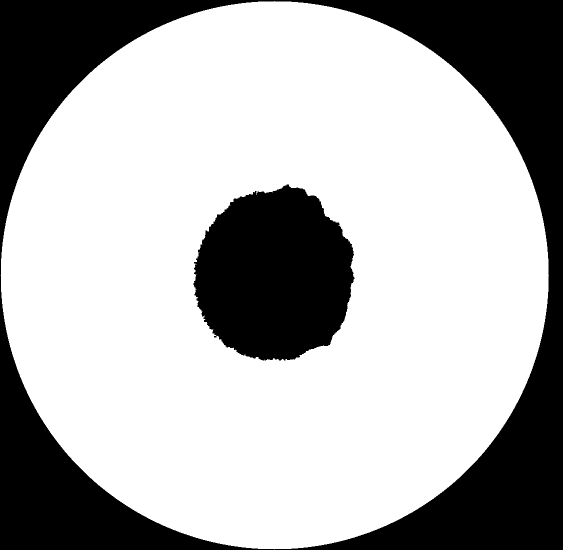
#> input picture image_of_hole/cleaned_circle_with_hole.png, 1125 x 1100 px (shown at 1/2 size)
$ python simulate_X_Y_rod_sim_only.py
#> lines starting #> are read from the running program, lines starting #| are printed output that depends on the picture; after the words box and inside, x2 and y2 are one past the last pixel; in counts of white or black regions, pixels touching at a corner belong together
from __future__ import annotations

import math
from dataclasses import dataclass
from pathlib import Path

import matplotlib.pyplot as plt
import numpy as np
from matplotlib.lines import Line2D
from matplotlib.widgets import Button, CheckButtons, Slider, TextBox
from scipy import ndimage as ndi


@dataclass
class CurveResult:
    phi_deg: np.ndarray
    x: np.ndarray
    y: np.ndarray


class RodDipoleSimulator:
    """
    Simulation-only rod dipole model with optional pupil-hole masks:
    - circular inner cutout
    - measured jagged hole profile loaded from PNG
    """

    def __init__(self) -> None:
        self.alpha_deg = 25.0
        self.beta_deg = 35.0
        self.gamma_deg = 25.0
        self.phi_deg = 0.0

        self.na = 1.30
        self.n_medium = 1.333

        self.show_no_hole = True
        self.show_circular_cutout = False
        self.show_profile_cutout = False
        self.circular_cutout_fraction = 0.3017895562712728

        self.phi_samples = 361
        self.ray_theta_samples = 28
        self.ray_psi_samples = 96

        self.forward_base: CurveResult | None = None
        self.forward_circular: CurveResult | None = None
        self.forward_profile: CurveResult | None = None

        self.play_sim = False
        self.play_speed_deg = 2.0

        self.fig = None
        self.ax3d = None
        self.ax_xy = None
        self.ax_phi = None
        self.status_text = None

        self.s_alpha = None
        self.s_beta = None
        self.s_gamma = None
        self.s_phi = None
        self.s_na = None

        self.tb_cutout = None
        self.chk_hole_modes = None
        self.btn_play_sim = None
        self.btn_recompute = None
        self.timer = None

        self.hole_png_path = (Path(__file__).resolve().parent / "image_of_hole" / "cleaned_circle_with_hole.png")
        self.hole_outer_na_ref = 1.3
        self.hole_fit_pad_left_px = 160
        self.hole_fit_pad_bottom_px = 160
        self.hole_profile_mask: np.ndarray | None = None
        self.hole_mean_radius: float | None = None
        self.hole_radius_fraction_fit: float | None = None
        self.hole_load_message = ""
        self._load_hole_profile()
        if self.hole_radius_fraction_fit is not None:
            self.circular_cutout_fraction = float(self.hole_radius_fraction_fit)
        elif self.hole_mean_radius is not None:
            self.circular_cutout_fraction = float(self.hole_mean_radius)

    def _circular_inner_na(self) -> float:
        return self._inner_na_from_fraction(self.circular_cutout_fraction)

    # [4 lines left out: function _fraction_from_inner_na, not called in this run]

    @staticmethod
    def _unit(v: np.ndarray) -> np.ndarray:
        n = float(np.linalg.norm(v))
        if n <= 0.0:
            return np.array([0.0, 0.0, 1.0], dtype=np.float64)
        return v / n

    @staticmethod
    def _rotation_axis(alpha_deg: float, beta_deg: float) -> np.ndarray:
        a = math.radians(float(alpha_deg))
        b = math.radians(float(beta_deg))
        return np.array([math.sin(a) * math.cos(b), math.sin(a) * math.sin(b), math.cos(a)], dtype=np.float64)

    def _cone_basis(self, k: np.ndarray) -> tuple[np.ndarray, np.ndarray]:
        z = np.array([0.0, 0.0, 1.0], dtype=np.float64)
        ref = z if abs(float(np.dot(k, z))) < 0.95 else np.array([1.0, 0.0, 0.0], dtype=np.float64)
        e1 = self._unit(np.cross(k, ref))
        e2 = self._unit(np.cross(k, e1))
        return e1, e2

    def _rod_directions(self, alpha_deg: float, beta_deg: float, gamma_deg: float, phi_rad: np.ndarray) -> np.ndarray:
        k = self._rotation_axis(alpha_deg, beta_deg)
        e1, e2 = self._cone_basis(k)
        g = math.radians(float(gamma_deg))
        cg, sg = math.cos(g), math.sin(g)
        c = np.cos(phi_rad)[:, None]
        s = np.sin(phi_rad)[:, None]
        dirs = (cg * k[None, :]) + (sg * (c * e1[None, :] + s * e2[None, :]))
        norms = np.linalg.norm(dirs, axis=1, keepdims=True)
        norms = np.where(norms <= 0.0, 1.0, norms)
        return dirs / norms

    def _load_hole_profile(self) -> None:
        if not self.hole_png_path.exists():
            self.hole_profile_mask = None
            self.hole_mean_radius = None
            self.hole_load_message = f"Hole PNG not found: {self.hole_png_path.name}"
            return

        try:
            img = plt.imread(self.hole_png_path)
#> img: shape (1100, 1125) float32; values 0 (black) and 1 (white), 69.2% white; 2 black regions, box (x1, y1, x2, y2) and area: (0, 0, 1125, 1100) 294151, (387, 369, 709, 721) 86399
            g = np.asarray(img, dtype=np.float64)
            if g.ndim == 3:
                if g.shape[2] >= 3:
                    g = 0.2126 * g[..., 0] + 0.7152 * g[..., 1] + 0.0722 * g[..., 2]
                else:
                    g = g[..., 0]
            if g.ndim != 2:
                raise RuntimeError("Expected a 2D image.")

            g = g - float(np.nanmin(g))
            maxg = float(np.nanmax(g))
#> maxg = 1
            if maxg <= 0.0 or (not np.isfinite(maxg)):
                raise RuntimeError("Degenerate image (constant intensity).")
            g = g / maxg

            h, w = g.shape
            yy, xx = np.mgrid[0:h, 0:w]
            cx = 0.5 * (w - 1)
            cy = 0.5 * (h - 1)
            r_norm = np.sqrt((xx - cx) ** 2 + (yy - cy) ** 2) / max(1e-9, 0.5 * min(h, w))

            center_band = g[r_norm <= 0.15]
            edge_band = g[(r_norm >= 0.70) & (r_norm <= 1.00)]
            if center_band.size == 0 or edge_band.size == 0:
                raise RuntimeError("Could not estimate central/edge intensity bands.")
            cmean = float(np.mean(center_band))
#> cmean = 0
            emean = float(np.mean(edge_band))
#> emean = 0.963
            t = 0.5 * (cmean + emean)
#> t = 0.481

            center_is_darker = bool(cmean < emean)
#> center_is_darker = True
            blocked = (g <= t) if center_is_darker else (g >= t)
            blocked = blocked & (r_norm <= 1.0)
#> blocked: shape (1100, 1125) bool; 8.4% white; 8 white regions (6 under 20 px), largest, box (x1, y1, x2, y2) and area: (387, 369, 709, 721) 86399, (485, 0, 1112, 1100) 17929
            if not np.any(blocked):
                raise RuntimeError("No blocked region detected in hole PNG.")

            lbl, n = ndi.label(blocked)
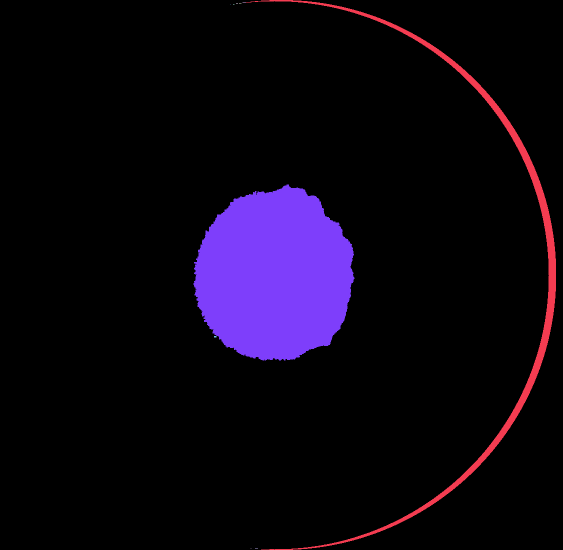
#> lbl: shape (1100, 1125) int32 (shown at 1/2 size); 11 distinct labels, from 0 to 10; one colour per label, 0 black
#> n = 10
            if n <= 0:
                raise RuntimeError("Failed to label blocked region in hole PNG.")

            best = None
            for i in range(1, n + 1):
                comp = lbl == i
                area = int(np.count_nonzero(comp))
                if area <= 8:
                    continue
                ys, xs = np.nonzero(comp)
                cdist = float(np.hypot(float(np.mean(xs)) - cx, float(np.mean(ys)) - cy))
                score = area / (1.0 + cdist)
                if (best is None) or (score > best[0]):
                    best = (score, comp)
#> this loop made 10 passes
#> (area, cdist, score) on passes 1, 7: (17922, 404.6, 44.19), (86384, 13.5, 5956.4)
#> pass 1, in _load_hole_profile, `comp = lbl == i`:
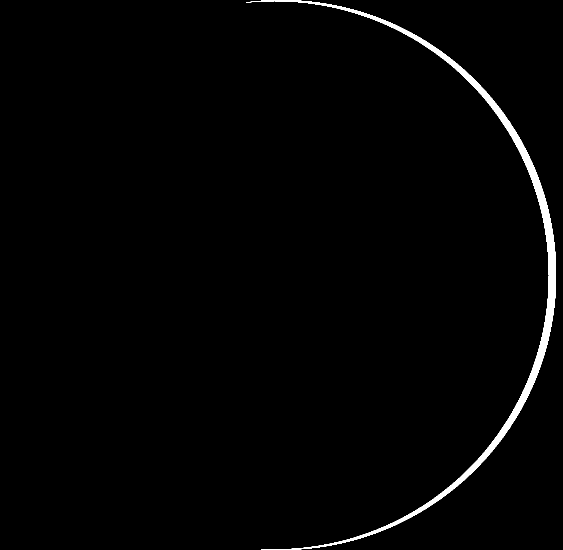
#> comp: shape (1100, 1125) bool (shown at 1/2 size); 1.4% white; 1 white region, box (x1, y1, x2, y2) and area: (492, 0, 1112, 1100) 17922
            if best is None:
                raise RuntimeError("No valid blocked component detected in hole PNG.")

            hole = best[1]
#> hole: shape (1100, 1125) bool; 7% white; 1 white region, box (x1, y1, x2, y2) and area: (387, 369, 709, 721) 86384
            self.hole_profile_mask = hole.astype(bool, copy=False)

            edge = hole & (~ndi.binary_erosion(hole, structure=np.ones((3, 3), dtype=bool)))
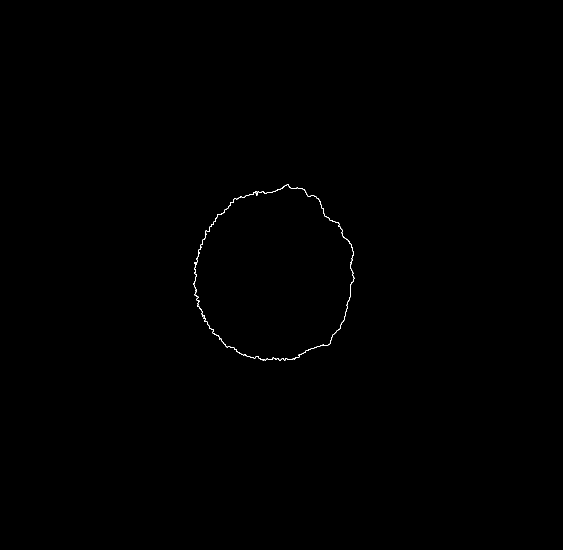
#> edge: shape (1100, 1125) bool (shown at 1/2 size); 0.13% white in thin lines or dots, all inside (x1, y1, x2, y2) = (387, 369, 709, 721)
            rr = r_norm[edge]
#> rr = 1584 values, max 0.329 at index 4, min 0.252 at index 751, mean 0.302
            rr = rr[np.isfinite(rr)]
            if rr.size == 0:
                rr = r_norm[hole]
                rr = rr[np.isfinite(rr)]
            if rr.size == 0:
                raise RuntimeError("Could not compute mean hole radius.")
            self.hole_mean_radius = float(np.clip(np.mean(rr), 0.0, 0.95))
#> self.hole_mean_radius = 0.302
            saved_dir, fit_frac = self._save_hole_mask_debug(g, blocked, hole, t=t, center_is_darker=center_is_darker)
            self.hole_radius_fraction_fit = float(fit_frac) if fit_frac is not None else None
            if self.hole_radius_fraction_fit is not None:
                self.circular_cutout_fraction = float(self.hole_radius_fraction_fit)
            inner_na_txt = (
                f"{self._inner_na_from_fraction(self.hole_radius_fraction_fit):.3f}"
                if self.hole_radius_fraction_fit is not None
                else "n/a"
            )
            self.hole_load_message = (
                f"Jagged hole PNG loaded ({w}x{h}), fitted inner NA={inner_na_txt}, "
                f"outer NA ref={self.hole_outer_na_ref:.2f}. "
                f"Masks saved to {saved_dir}"
            )
        except Exception as e:
            self.hole_profile_mask = None
            self.hole_mean_radius = None
            self.hole_radius_fraction_fit = None
            self.hole_load_message = f"Hole PNG load failed: {e}"

    def _fit_outer_circle_from_bright_points(
        self,
        g_norm: np.ndarray,
        t_cut: float,
        center_is_darker: bool,
        pad_left_px: int = 0,
        pad_bottom_px: int = 0,
    ) -> tuple[float, float, float, np.ndarray, np.ndarray, np.ndarray]:
        """
        Fit outer bright circle from annulus mask while excluding flat clipped segments:
        1) Build white mask from the SAME cutoff used for middle-hole detection
        2) Build outer-ring annulus mask
        3) Exclude mask pixels near original image borders (flat cutoff segments)
        4) Keep only outer-edge envelope points (farthest point per angle bin)
        5) Fit circle to those points (algebraic least squares)
        Returns:
          (cx, cy, radius, annulus_points[N,2], annulus_mask[H,W], fit_points[N,2])
        """
#> called with t_cut = 0.481, center_is_darker = True, pad_left_px = 160, pad_bottom_px = 160
        pad_left_px = max(0, int(pad_left_px))
        pad_bottom_px = max(0, int(pad_bottom_px))
        g_work = np.pad(
            g_norm,
            ((0, pad_bottom_px), (pad_left_px, 0)),
            mode="constant",
            constant_values=0.0,
        )
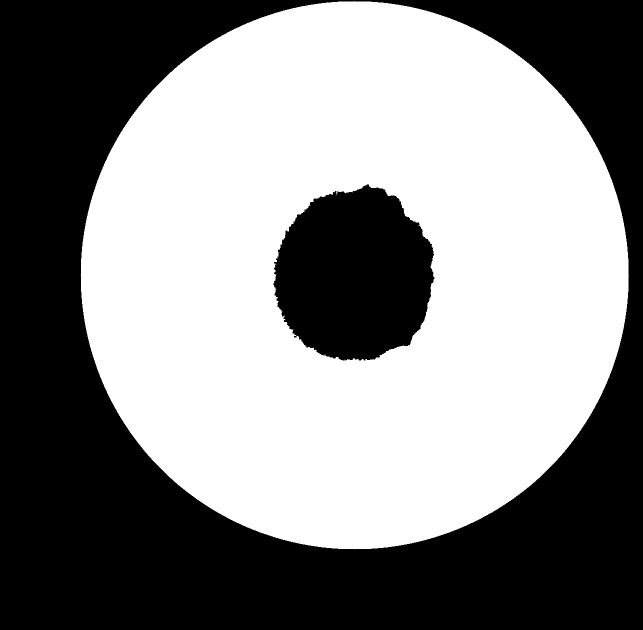
#> g_work: shape (1260, 1285) float64 (shown at 1/2 size); values 0 (black) and 1 (white), 52.9% white; 2 black regions, box (x1, y1, x2, y2) and area: (0, 0, 1285, 1260) 675751, (547, 369, 869, 721) 86399

        h, w = g_work.shape
        yy, xx = np.mgrid[0:h, 0:w]

        img = g_work.astype(np.float64, copy=False)

        cx0 = 0.5 * (w - 1)
        cy0 = 0.5 * (h - 1)
        r0 = np.sqrt((xx - cx0) ** 2 + (yy - cy0) ** 2)
        r_norm0 = r0 / max(1e-9, 0.5 * min(h, w))

        # White mask from the SAME threshold basis as middle-hole detection, but slightly harsher
        # to suppress outside-circle artifacts.
        t_up = float(np.clip(float(t_cut) + 0.08, 0.0, 1.0))
#> t_up = 0.561
        t_dn = float(np.clip(float(t_cut) - 0.08, 0.0, 1.0))
#> t_dn = 0.401
        # If center is darker, bright class is >= t; otherwise bright class is <= t.
        white = (img >= t_up) if center_is_darker else (img <= t_dn)
        white = white & (r_norm0 >= 0.45)
#> white: shape (1260, 1285) bool; 42.7% white; 1 white region, box (x1, y1, x2, y2) and area: (161, 2, 1258, 1099) 690863

        # Convert to a ring-like boundary and choose the outer-most component.
        ring = white & (~ndi.binary_erosion(white, structure=np.ones((3, 3), dtype=bool)))
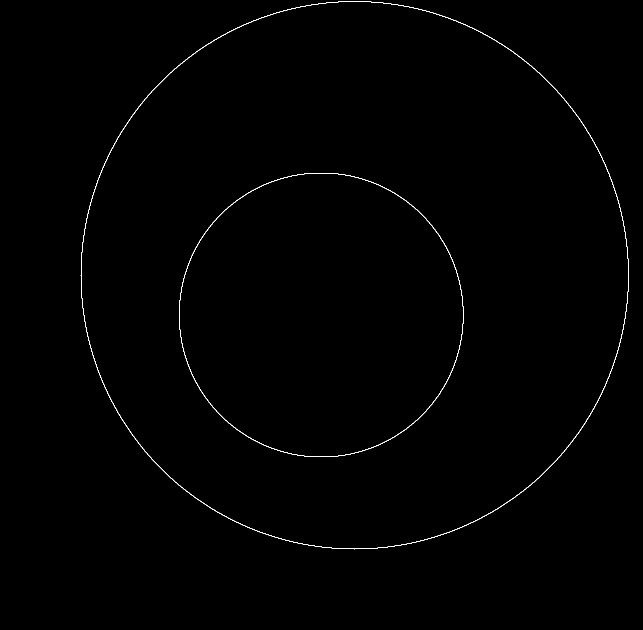
#> ring: shape (1260, 1285) bool (shown at 1/2 size); 0.41% white in thin lines or dots, all inside (x1, y1, x2, y2) = (161, 2, 1258, 1099)
        cand = ring
        lbl, n = ndi.label(ring)
#> lbl: shape (1260, 1285) int32; 3 distinct labels, from 0 to 2
#> n = 2
        if n > 0:
            best_score = -1.0
            best_comp = None
            for i in range(1, n + 1):
                comp = lbl == i
                area = int(np.count_nonzero(comp))
                if area < 12:
                    continue
                rr = r_norm0[comp]
                mean_r = float(np.mean(rr)) if rr.size else 0.0
                score = area * (mean_r ** 2)
                if score > best_score:
                    best_score = score
                    best_comp = comp
#> this loop made 2 passes
#> (area, mean_r, score, best_score) on pass 1: (4380, 0.877, 3366, 3366)
#> pass 1, in _fit_outer_circle_from_bright_points, `comp = lbl == i`:
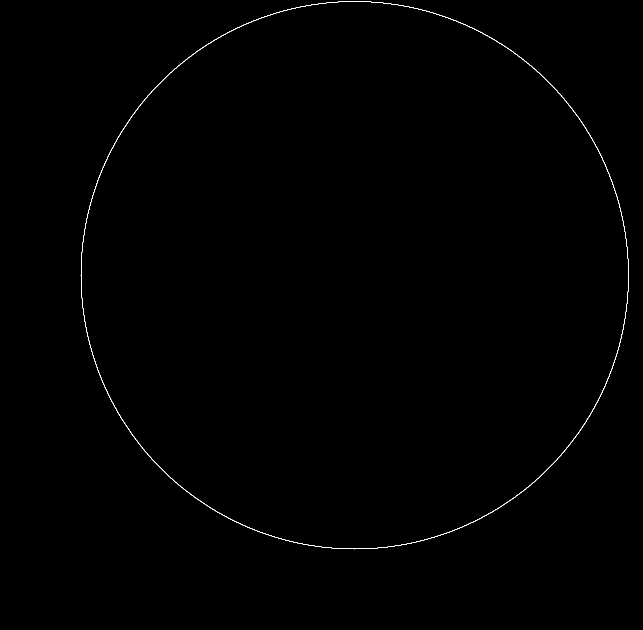
#> comp: shape (1260, 1285) bool (shown at 1/2 size); 0.27% white in thin lines or dots, all inside (x1, y1, x2, y2) = (161, 2, 1258, 1099)
#> pass 2, in _fit_outer_circle_from_bright_points, `comp = lbl == i`:
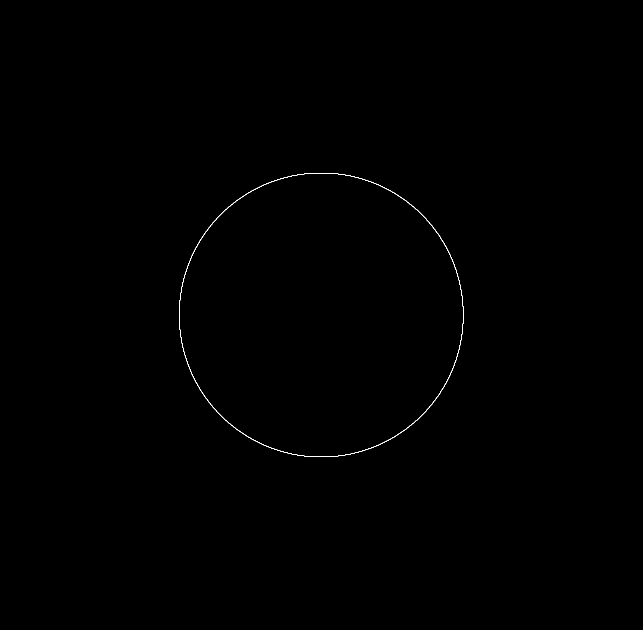
#> comp: shape (1260, 1285) bool (shown at 1/2 size); 0.14% white in thin lines or dots, all inside (x1, y1, x2, y2) = (358, 346, 927, 914)
#> after the loop, best_score = 3366
            if best_comp is not None:
                cand = best_comp

        ys, xs = np.nonzero(cand)
#> ys = 4380 values from 2 to 1098; xs = 4380 values, max 1257 at index 2191, min 161 at index 2188, mean 709
#> (the rest of the program and of its run is left out)
